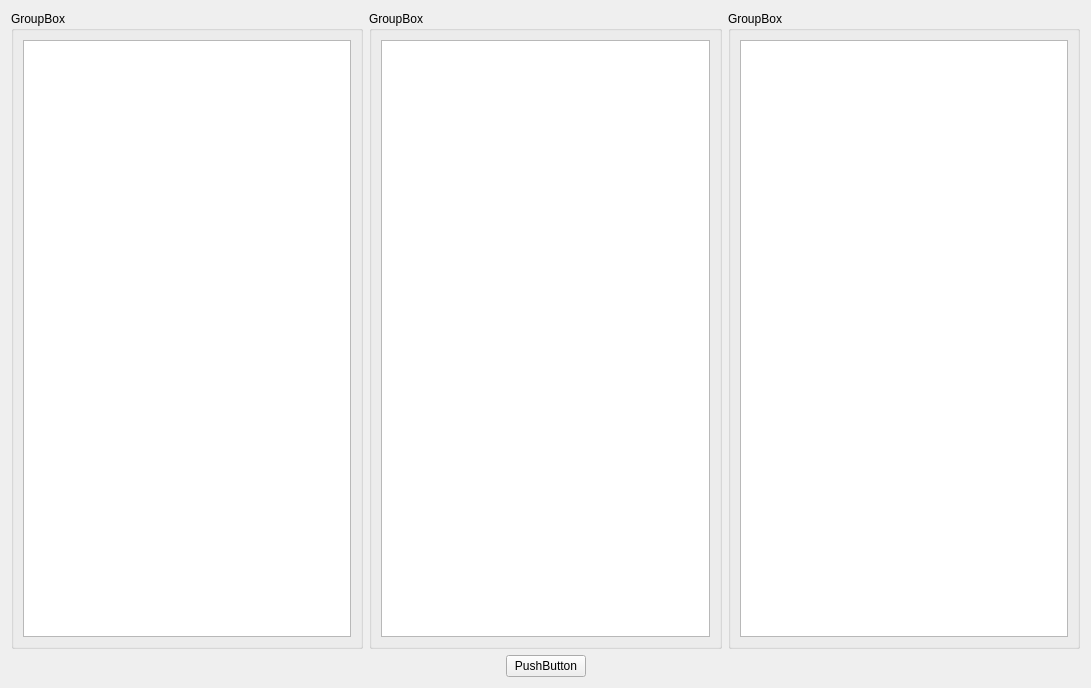
<?xml version="1.0" encoding="UTF-8"?>
<ui version="4.0">
 <class>Form</class>
 <widget class="QWidget" name="Form">
  <property name="geometry">
   <rect>
    <x>0</x>
    <y>0</y>
    <width>1091</width>
    <height>688</height>
   </rect>
  </property>
  <property name="windowTitle">
   <string>Form</string>
  </property>
  <layout class="QGridLayout" name="gridLayout">
   <item row="0" column="0">
    <layout class="QVBoxLayout" name="verticalLayout_4">
     <item>
      <layout class="QHBoxLayout" name="horizontalLayout">
       <item>
        <widget class="QGroupBox" name="groupBox">
         <property name="title">
          <string>GroupBox</string>
         </property>
         <layout class="QVBoxLayout" name="verticalLayout">
          <item>
           <widget class="QListWidget" name="listWidget"/>
          </item>
         </layout>
        </widget>
       </item>
       <item>
        <widget class="QGroupBox" name="groupBox_2">
         <property name="title">
          <string>GroupBox</string>
         </property>
         <layout class="QVBoxLayout" name="verticalLayout_2">
          <item>
           <widget class="QListWidget" name="listWidget_2"/>
          </item>
         </layout>
        </widget>
       </item>
       <item>
        <widget class="QGroupBox" name="groupBox_3">
         <property name="title">
          <string>GroupBox</string>
         </property>
         <layout class="QVBoxLayout" name="verticalLayout_3">
          <item>
           <widget class="QListWidget" name="listWidget_3"/>
          </item>
         </layout>
        </widget>
       </item>
      </layout>
     </item>
     <item>
      <layout class="QHBoxLayout" name="horizontalLayout_2">
       <item>
        <spacer name="horizontalSpacer">
         <property name="orientation">
          <enum>Qt::Horizontal</enum>
         </property>
         <property name="sizeHint" stdset="0">
          <size>
           <width>40</width>
           <height>20</height>
          </size>
         </property>
        </spacer>
       </item>
       <item>
        <widget class="QPushButton" name="pushButton">
         <property name="text">
          <string>PushButton</string>
         </property>
        </widget>
       </item>
       <item>
        <spacer name="horizontalSpacer_2">
         <property name="orientation">
          <enum>Qt::Horizontal</enum>
         </property>
         <property name="sizeHint" stdset="0">
          <size>
           <width>40</width>
           <height>20</height>
          </size>
         </property>
        </spacer>
       </item>
      </layout>
     </item>
    </layout>
   </item>
  </layout>
 </widget>
 <resources/>
 <connections/>
</ui>
